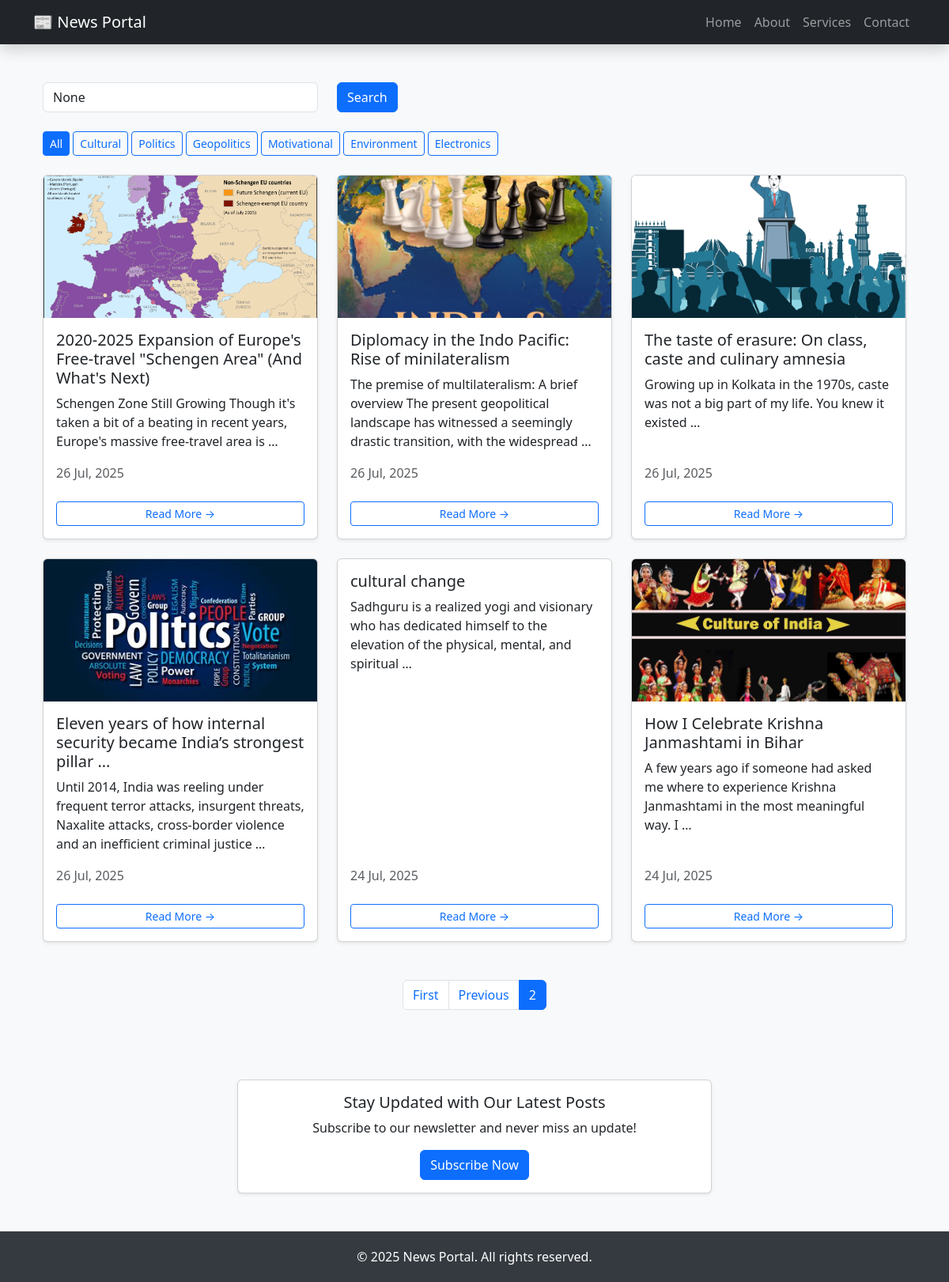
Screenshot of /?page=2 with the database file from the repository.
### blog/models.py (models this page shows, shortened)
class Category(models.Model):
    name = models.CharField(max_length=100)

class Post(models.Model):
    title = models.CharField(max_length=200)
    image = models.ImageField(upload_to='post_images/', null=True, blank=True)
    content = models.TextField()
    date_posted = models.DateTimeField(auto_now_add=True)
    category = models.ForeignKey('Category', on_delete=models.CASCADE)

### blog/views.py (the view)
# urls.py: path('', views.home, name='home'),
def home(request):
    category_name = request.GET.get('category')
    query = request.GET.get('q')
    posts = Post.objects.all()
    if category_name:
        posts = posts.filter(category__name__iexact=category_name)
    if query:
        posts = posts.filter(Q(title__icontains=query) | Q(content__icontains=query))
    paginator = Paginator(posts.order_by('-date_posted'), 6)  # 6 posts per page
    page = request.GET.get('page')
    posts = paginator.get_page(page)
    categories = Category.objects.all()
    return render(request, 'blog/home.html', {
        'posts': posts,
        'categories': categories,
        'selected_category': category_name,
        'query': query
    })

### templates/blog/home.html (shortened to what this page needs)
{% extends 'blog/base.html' %}
{% block content %}
<div class="container mt-4">
    <form method="get" class="row mb-4">
        <div class="col-md-4">
            <input type="text" name="q" value="{{ query }}" class="form-control" placeholder="Search...">
        </div>
        <div class="col-md-2">
            <button type="submit" class="btn btn-primary">Search</button>
        </div>
    </form>
    <div class="mb-4">
        <a href="{% url 'home' %}" class="btn btn-sm {% if not selected_category %}btn-primary{% else %}btn-outline-primary{% endif %}">All</a>
        {% for category in categories %}
            <a href="?category={{ category.name }}" class="btn btn-sm {% if selected_category == category.name %}btn-primary{% else %}btn-outline-primary{% endif %}">
                {{ category.name }}
            </a>
        {% endfor %}
    </div>
    <div class="row">
        {% for post in posts %}
        <div class="col-md-4 mb-4">
            <div class="card h-100 shadow-sm">
                {% if post.image %}
                    <img src="{{ post.image.url }}" class="card-img-top" alt="{{ post.title }}" style="max-height: 180px; object-fit: cover;">
                {% endif %}
                <div class="card-body d-flex flex-column">
                    <h5 class="card-title">{{ post.title|truncatewords:10 }}</h5>
                    <p class="card-text">{{ post.content|truncatewords:20 }}</p>
                    <p class="text-muted mt-auto">{{ post.date_posted|date:"d M, Y" }}</p>
                    <a href="{% url 'post_detail' post.id %}" class="btn btn-sm btn-outline-primary mt-2">Read More →</a>
                </div>
            </div>
        </div>
        {% empty %}
        <div class="col-12">
            <p>No posts available.</p>
        </div>
        {% endfor %}
    </div>
    <div class="mt-4 text-center">
        <nav aria-label="Page navigation">
            <ul class="pagination justify-content-center">
                {% if posts.has_previous %}
                    <li class="page-item">
                        <a class="page-link" href="?page=1{% if selected_category %}&category={{ selected_category }}{% endif %}{% if query %}&q={{ query }}{% endif %}">First</a>
                    </li>
                    <li class="page-item">
                        <a class="page-link" href="?page={{ posts.previous_page_number }}{% if selected_category %}&category={{ selected_category }}{% endif %}{% if query %}&q={{ query }}{% endif %}">Previous</a>
                    </li>
                {% endif %}
                <li class="page-item active">
                    <a class="page-link">{{ posts.number }}</a>
                </li>
            </ul>
        </nav>
    </div>
</div>
{% endblock %}

### templates/blog/base.html (style rules this page uses)
body { background-color: #f8f9fa; }

### rows the page displays
Category: name "Cultural"
Category: name "Politics"
Category: name "Geopolitics"
Category: name "Motivational"
Category: name "Environment"
Category: name "Electronics"
Post: image (picture), title "2020-2025 Expansion of Europe's Free-travel \"Schengen Area\" (And What's Next)", content "Schengen Zone Still Growing Though it's taken a bit of a beating in recent years, Europe's massive free-travel area is …", date_posted "26 Jul, 2025"
Post: image (picture), title "Diplomacy in the Indo Pacific: Rise of minilateralism", content "The premise of multilateralism: A brief overview The present geopolitical landscape has witnessed a seemingly drastic transition, with the widespread …", date_posted "26 Jul, 2025"
Post: image (picture), title "The taste of erasure: On class, caste and culinary amnesia", content "Growing up in Kolkata in the 1970s, caste was not a big part of my life. You knew it existed …", date_posted "26 Jul, 2025"
Post: image (picture), title "Eleven years of how internal security became India’s strongest pillar …", content "Until 2014, India was reeling under frequent terror attacks, insurgent threats, Naxalite attacks, cross-border violence and an inefficient criminal justice …", date_posted "26 Jul, 2025"
Post: title "cultural change", content "Sadhguru is a realized yogi and visionary who has dedicated himself to the elevation of the physical, mental, and spiritual …", date_posted "24 Jul, 2025"
Post: image (picture), title "How I Celebrate Krishna Janmashtami in Bihar", content "A few years ago if someone had asked me where to experience Krishna Janmashtami in the most meaningful way. I …", date_posted "24 Jul, 2025"

### other values shown
{{ posts.number }} "2"
